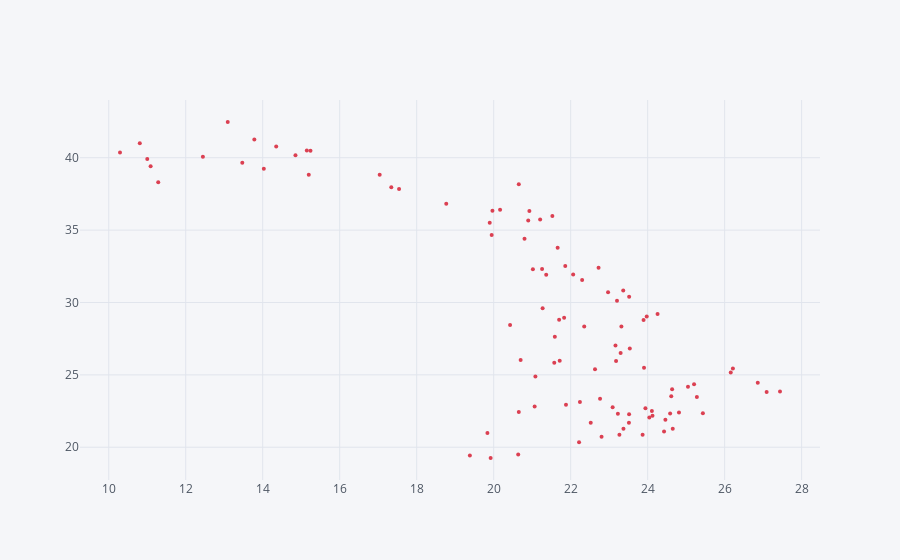

The cell this chart's notebook holds for it:
### Code cell
df.iplot(kind = 'scatter',x = 'A', y = 'B', mode = 'markers',colors = 'red', size = 4)
